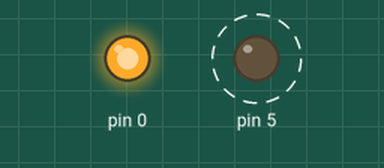
This sketch was run on a simulated Arduino Uno, built for the host (arithmetic inside an expression is 32-bit, double 64-bit). Parts: output pins drawn as LEDs (lit = HIGH). Dashed ring = blinking.

Above: at 1.0 s.
Timing chart, 0 to 5.1 s (numbered marks = the images above):
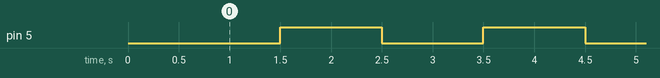

Measured:
- by itself, pin 5: alternates HIGH for 1.0 s and LOW for 1.0 s

The sketch:

Test_LEDBUILTIN.ino
```cpp
#define OUT_LEDBUILTIN PA5
#define OUT_INDICATORENA PB0

void setup() {
  pinMode(OUT_LEDBUILTIN, OUTPUT);
  pinMode(OUT_INDICATORENA, OUTPUT);
  delay(500);
  digitalWrite(OUT_INDICATORENA, HIGH);
}

void loop() {
  delay(1000);
  digitalWrite(OUT_LEDBUILTIN, HIGH);
  delay(1000);
  digitalWrite(OUT_LEDBUILTIN, LOW);
}
```
